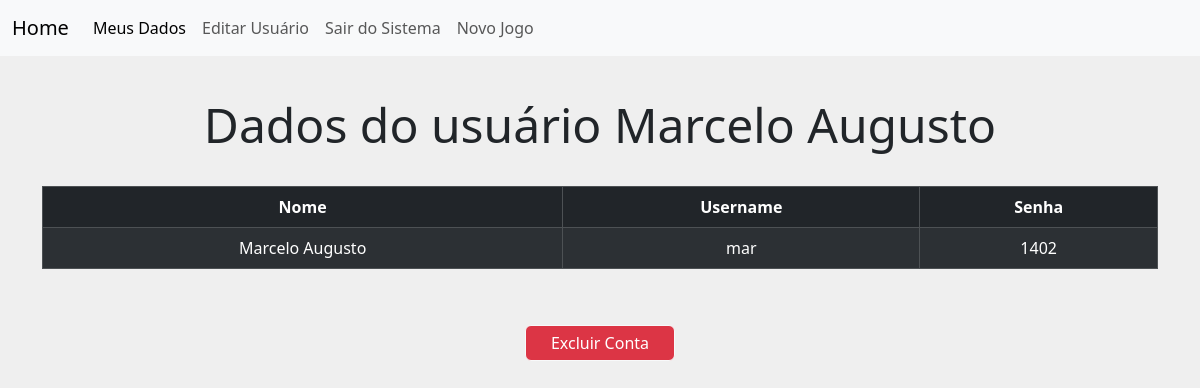
Page /dados_usuario/1 on the earlier database version.
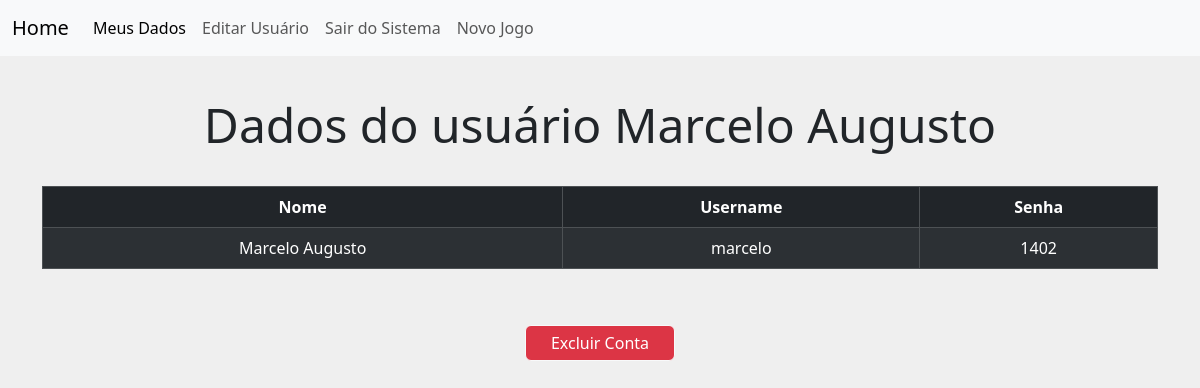
Same page on the later database version.
### models/modelos.py (models this page shows, shortened)
class Usuarios(db.Model):
    id = db.Column(db.Integer, primary_key=True)
    username = db.Column(db.String(8), nullable=False)
    nome = db.Column(db.String(20), nullable=False)
    senha = db.Column(db.String(100), nullable=False)

### usuario.py (the view)
@app.route('/dados_usuario/<int:id>')
def dados_usuario(id):
    from views import verificação
    verificação('dados_usuario')
    usuario = Usuarios.query.filter_by(id=id).first()
    return render_template('usuario.html',usuario=usuario)

### views.py (called while the page is built)
def verificação(rota):
    if 'usuario_logado' not in session or session['usuario_logado'] == None:
        return redirect(url_for('login', proxima=url_for(rota)))

### templates/usuario.html (shortened to what this page needs)
{% extends 'base_usuario.html' %}
{% block customCSS %}
<link rel="stylesheet" href="{{ url_for('static', filename='css/style_lista.css')}}">
{% endblock %}
{% block content %}
    <div class="container">
        <div class="page-header pai__tit">
            <h1 class="tit__principal">Dados do usuário {{usuario.nome}}</h1>
        </div>
        <table class="table table-dark table-striped table-responsive table-bordered tabela ">
            <thead class="thead-default">
                <tr>
                    <th>Nome</th>
                    <th>Username</th>
                    <th>Senha</th>
                </tr>
            </thead>
            <tbody>
                    <tr>
                        <td>{{usuario.nome}}</td>
                        <td>{{usuario.username}}</td>
                        <td>{{usuario.senha}}</td>
                    </tr>
            </tbody>
        </table>
        <div class="pai__botoes">
            <button type="button" class="btns btn btn-danger text-white border border-light" data-bs-toggle="modal" data-bs-target="#exampleModal">
                Excluir Conta
              </button>
        </div>
    </div>
{% endblock %}

### templates/base_usuario.html (shortened to what this page needs)
<!DOCTYPE html>
<html lang="pt-br">
<head>
    <link href="https://cdn.jsdelivr.net/npm/bootstrap@5.3.2/dist/css/bootstrap.min.css" rel="stylesheet">
    {% block customCSS %}
    {% endblock %}
</head>
<body>
    <header>
        <nav class="navbar navbar-expand-lg navbar-light bg-light">
            <div class="container-fluid">
              <a class="navbar-brand" href="{{ url_for('jogos') }}">Home</a>
              <div class="collapse navbar-collapse" id="navbarNav">
                <ul class="navbar-nav">
                  <li class="nav-item">
                    <a class="nav-link active" aria-current="page" href="{{url_for('dados_usuario', id=usuario.id)}}">Meus Dados</a>
                  </li>
                  <li class="nav-item">
                    <a class="nav-link" href="{{url_for('editar_usuario', id=usuario.id)}}">Editar Usuário</a>
                  </li>
                  <li class="nav-item">
                    <a class="nav-link" href="{{url_for('logout')}}">Sair do Sistema</a>
                  </li>
                  <li class="nav-item">
                    <a class="nav-link" href="{{url_for('cadastro')}}" tabindex="-1">Novo Jogo</a>
                  </li>
                </ul>
              </div>
            </div>
          </nav>
    </header>
    {% block content %}
    {% endblock %}
</body>
</html>

### static/css/style_lista.css (style rules this page uses)
:root { --cor-principal: #efefef; --cor-secundaria: #6B6FDE; --cor-preta: #000000; --fonte-principal: 'Montserrat', sans-serif; }
* { margin: 0; padding: 0; box-sizing: border-box; }
body { background-color: var(--cor-principal); }
.tabela { text-align: center; }
.pai__tit { display: flex; justify-content: center; padding: 2.5em 0 1.5em 0; }
.tit__principal { font-size: 48px; font-weight: 500; }
.pai__botoes { display: flex; justify-content: center; gap: 7em; padding: 2.5em 0 0 0; }
.btns { width: 150px; padding: 5px; }

Differences in the rows shown:
changed Usuarios "Marcelo Augusto": username "mar" → "marcelo"
